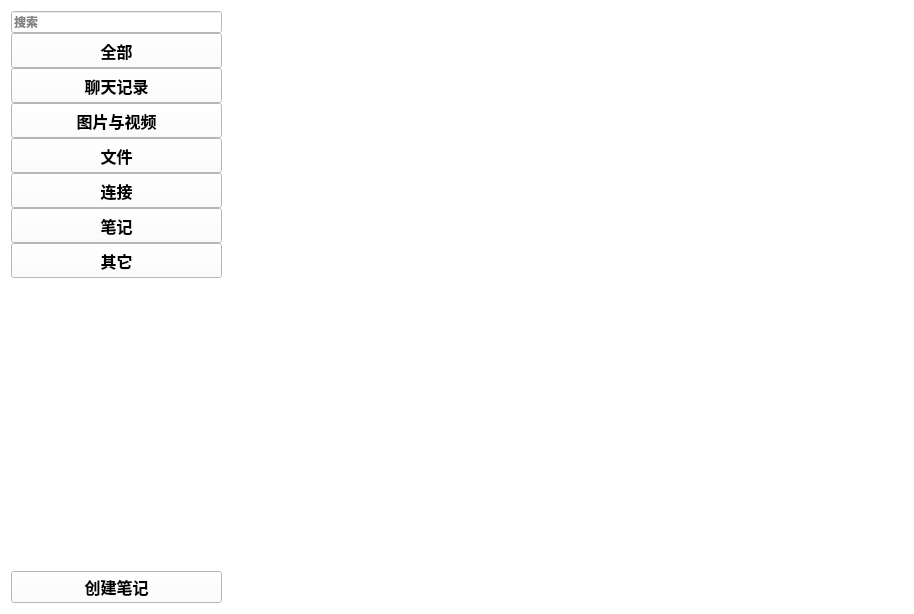
<?xml version="1.0" encoding="UTF-8"?>
<ui version="4.0">
 <class>Form</class>
 <widget class="QWidget" name="Form">
  <property name="geometry">
   <rect>
    <x>0</x>
    <y>0</y>
    <width>914</width>
    <height>614</height>
   </rect>
  </property>
  <property name="windowTitle">
   <string>Form</string>
  </property>
  <property name="styleSheet">
   <string notr="true">QWidget{
	
	background-color: rgb(255, 255, 255);
}</string>
  </property>
  <layout class="QHBoxLayout" name="horizontalLayout" stretch="1,3">
   <item>
    <layout class="QVBoxLayout" name="verticalLayout">
     <property name="spacing">
      <number>0</number>
     </property>
     <property name="rightMargin">
      <number>11</number>
     </property>
     <item>
      <widget class="QLineEdit" name="lineEdit">
       <property name="font">
        <font>
         <pointsize>9</pointsize>
         <bold>true</bold>
        </font>
       </property>
       <property name="placeholderText">
        <string>搜索</string>
       </property>
      </widget>
     </item>
     <item>
      <widget class="QPushButton" name="pushButton">
       <property name="minimumSize">
        <size>
         <width>0</width>
         <height>35</height>
        </size>
       </property>
       <property name="maximumSize">
        <size>
         <width>16777215</width>
         <height>35</height>
        </size>
       </property>
       <property name="font">
        <font>
         <pointsize>12</pointsize>
         <bold>true</bold>
        </font>
       </property>
       <property name="text">
        <string>全部</string>
       </property>
       <property name="icon">
        <iconset>
         <normaloff>贴图/bangzhu.png</normaloff>贴图/bangzhu.png</iconset>
       </property>
       <property name="iconSize">
        <size>
         <width>25</width>
         <height>25</height>
        </size>
       </property>
      </widget>
     </item>
     <item>
      <widget class="QPushButton" name="pushButton_2">
       <property name="minimumSize">
        <size>
         <width>0</width>
         <height>35</height>
        </size>
       </property>
       <property name="font">
        <font>
         <pointsize>12</pointsize>
         <bold>true</bold>
        </font>
       </property>
       <property name="text">
        <string>聊天记录</string>
       </property>
       <property name="iconSize">
        <size>
         <width>25</width>
         <height>25</height>
        </size>
       </property>
      </widget>
     </item>
     <item>
      <widget class="QPushButton" name="pushButton_3">
       <property name="minimumSize">
        <size>
         <width>0</width>
         <height>35</height>
        </size>
       </property>
       <property name="font">
        <font>
         <pointsize>12</pointsize>
         <bold>true</bold>
        </font>
       </property>
       <property name="text">
        <string>图片与视频</string>
       </property>
      </widget>
     </item>
     <item>
      <widget class="QPushButton" name="pushButton_4">
       <property name="minimumSize">
        <size>
         <width>0</width>
         <height>35</height>
        </size>
       </property>
       <property name="font">
        <font>
         <pointsize>12</pointsize>
         <bold>true</bold>
        </font>
       </property>
       <property name="text">
        <string>文件</string>
       </property>
      </widget>
     </item>
     <item>
      <widget class="QPushButton" name="pushButton_5">
       <property name="minimumSize">
        <size>
         <width>0</width>
         <height>35</height>
        </size>
       </property>
       <property name="font">
        <font>
         <pointsize>12</pointsize>
         <bold>true</bold>
        </font>
       </property>
       <property name="text">
        <string>连接</string>
       </property>
      </widget>
     </item>
     <item>
      <widget class="QPushButton" name="pushButton_6">
       <property name="minimumSize">
        <size>
         <width>0</width>
         <height>35</height>
        </size>
       </property>
       <property name="font">
        <font>
         <pointsize>12</pointsize>
         <bold>true</bold>
        </font>
       </property>
       <property name="text">
        <string>笔记</string>
       </property>
      </widget>
     </item>
     <item>
      <widget class="QPushButton" name="pushButton_7">
       <property name="minimumSize">
        <size>
         <width>0</width>
         <height>35</height>
        </size>
       </property>
       <property name="font">
        <font>
         <pointsize>12</pointsize>
         <bold>true</bold>
        </font>
       </property>
       <property name="text">
        <string>其它</string>
       </property>
      </widget>
     </item>
     <item>
      <spacer name="verticalSpacer">
       <property name="orientation">
        <enum>Qt::Orientation::Vertical</enum>
       </property>
       <property name="sizeHint" stdset="0">
        <size>
         <width>20</width>
         <height>40</height>
        </size>
       </property>
      </spacer>
     </item>
     <item>
      <widget class="QPushButton" name="pushButton_8">
       <property name="minimumSize">
        <size>
         <width>0</width>
         <height>30</height>
        </size>
       </property>
       <property name="font">
        <font>
         <pointsize>12</pointsize>
         <bold>true</bold>
        </font>
       </property>
       <property name="text">
        <string>创建笔记</string>
       </property>
      </widget>
     </item>
    </layout>
   </item>
   <item>
    <widget class="QStackedWidget" name="stackedWidget">
     <widget class="QWidget" name="page"/>
     <widget class="QWidget" name="page_2"/>
    </widget>
   </item>
  </layout>
 </widget>
 <resources/>
 <connections/>
</ui>
